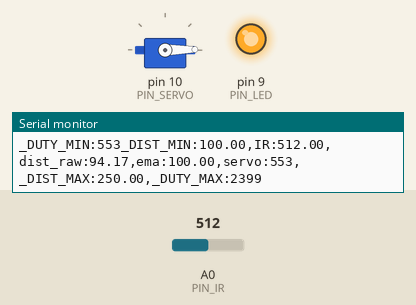
Recording of a sketch running on a simulated Arduino Uno, built with avr-gcc and run on an emulated ATmega328P. Parts: servo, output pins drawn as LEDs (lit = HIGH), the last lines printed to the serial monitor. The test bench sets the inputs (shaded band); at power-on: A0 (PIN_IR) = 512.

Above: at 1.2 s.
1.3 s: A0 (PIN_IR) set to 474
At 2.7 s:
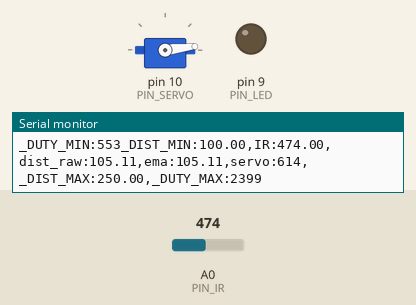
3.0 s: A0 (PIN_IR) set to 306
At 4.7 s:
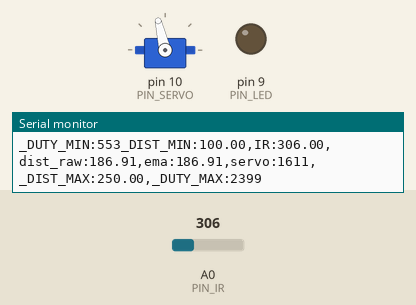
6.0 s: A0 (PIN_IR) set to 240
At 6.9 s:
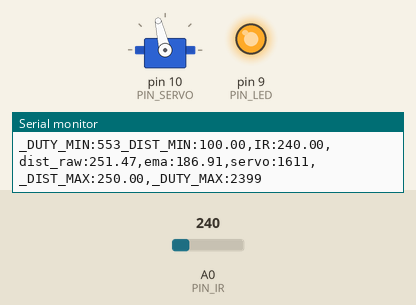
7.5 s: A0 (PIN_IR) set to 242
At 8.8 s:
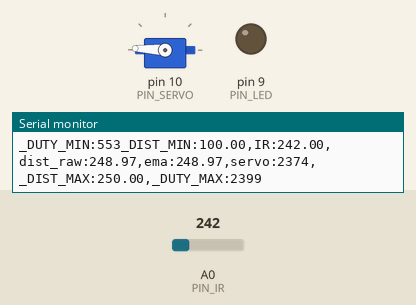
10.5 s: A0 (PIN_IR) set to 122
At 11.5 s:
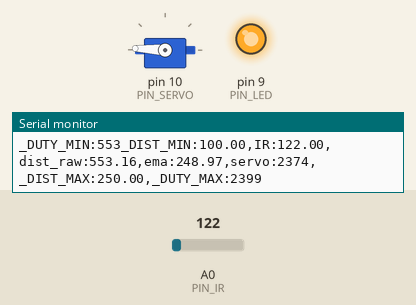
Timing chart, 0 to 13.0 s (numbered marks = the images above; inputs shaded):
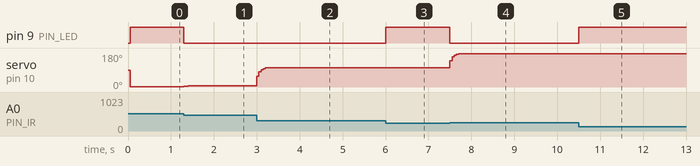

The sketch:

17_example_3.ino
```cpp
#include <Servo.h>

// Arduino pin assignment

#define PIN_IR    0         // IR sensor at Pin A0
#define PIN_LED   9
#define PIN_SERVO 10

#define _DUTY_MIN 553 // servo full clockwise position (0 degree)
#define _DUTY_MAX 2399 // servo full counterclockwise position (180 degree)
#define _DUTY_NEU (_DUTY_MIN + _DUTY_MAX) / 2 // servo neutral position (90 degree)

#define _DIST_MIN  100.0   // minimum distance 100mm
#define _DIST_MAX  250.0   // maximum distance 250mm

#define EMA_ALPHA  0.5      // for EMA Filter

#define LOOP_INTERVAL 50   // Loop Interval (unit: msec)

Servo myservo;
unsigned long last_loop_time;   // unit: msec

float dist_prev = _DIST_MIN;
float dist_filtered;
float dist_ema = _DIST_MIN;

void setup()
{
  pinMode(PIN_LED, OUTPUT);

  myservo.attach(PIN_SERVO);
  myservo.writeMicroseconds(_DUTY_NEU);

  Serial.begin(1000000);    // 1,000,000 bps
}

void loop()
{
  unsigned long time_curr = millis();
  int duty;
  float a_value, dist_raw;

  // wait until next event time
  if (time_curr < (last_loop_time + LOOP_INTERVAL))
    return;
  last_loop_time += LOOP_INTERVAL;

  a_value = analogRead(PIN_IR);
  dist_raw = ((6762.0 / (a_value - 8.0)) - 4.0) * 10.0;

  if ((dist_raw == 0.0) || (dist_raw > _DIST_MAX)) {
      dist_filtered = dist_prev;
      digitalWrite(PIN_LED, 1);
  } else if (dist_raw < _DIST_MIN) {
      dist_filtered = dist_prev;
      digitalWrite(PIN_LED, 1);
  } else {    // In desired Range
      dist_filtered = dist_raw;
      dist_prev = dist_raw;
      digitalWrite(PIN_LED, 0);
  }

  dist_ema = (EMA_ALPHA * dist_filtered) + ((1 - EMA_ALPHA) * dist_ema);

  //duty = map(dist_ema, _DIST_MIN, _DIST_MAX, _DUTY_MIN, _DUTY_MAX);
  duty = map(dist_ema, _DIST_MIN, _DIST_MAX, _DUTY_MIN, _DUTY_MAX);// Put map() equivalent code here

  myservo.writeMicroseconds(duty);

  Serial.print("_DUTY_MIN:");  Serial.print(_DUTY_MIN);
  Serial.print("_DIST_MIN:");  Serial.print(_DIST_MIN);
  Serial.print(",IR:");        Serial.print(a_value);
  Serial.print(",dist_raw:");  Serial.print(dist_raw);
  Serial.print(",ema:");       Serial.print(dist_ema);
  Serial.print(",servo:");     Serial.print(duty);
  Serial.print(",_DIST_MAX:"); Serial.print(_DIST_MAX);
  Serial.print(",_DUTY_MAX:"); Serial.print(_DUTY_MAX);
  Serial.println("");
}
```

Measured:
- the behaviour switches between 492 and 491 on A0 (PIN_IR) (found by bisection; images 0 and 1)
- the behaviour switches between 241 and 242 on A0 (PIN_IR) (found by bisection; images 3 and 4)
- after the input at 1.3 s, pin 9 (PIN_LED): HIGH → LOW at once; servo on pin 10 (PIN_SERVO): 1° → 6° at once, → 7° 0.25 s later
- after the input at 3.0 s, servo on pin 10 (PIN_SERVO): 7° → 103° at once
- after the input at 6.0 s, pin 9 (PIN_LED): LOW → HIGH at once
- after the input at 7.5 s, pin 9 (PIN_LED): HIGH → LOW at once; servo on pin 10 (PIN_SERVO): 103° → 177° at once
- after the input at 10.5 s, pin 9 (PIN_LED): LOW → HIGH at once
